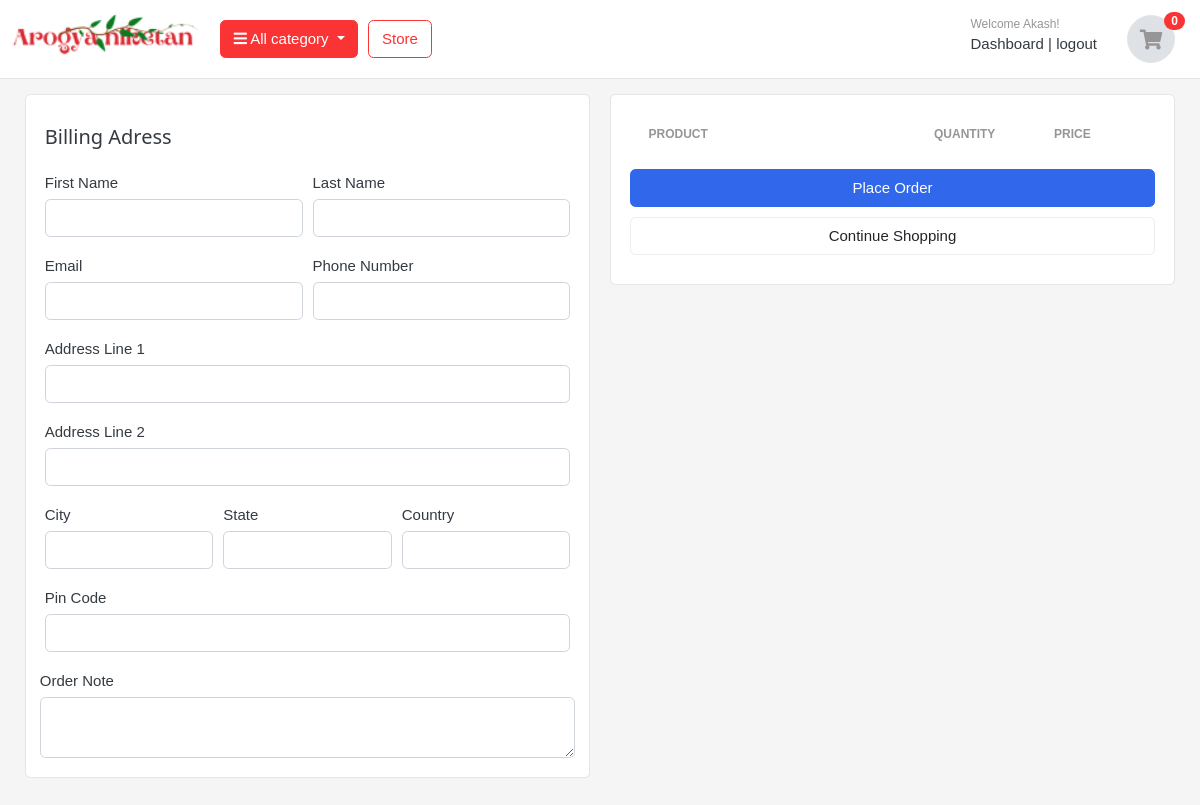
Page /cart/checkout/ (signed in) on the earlier database version.
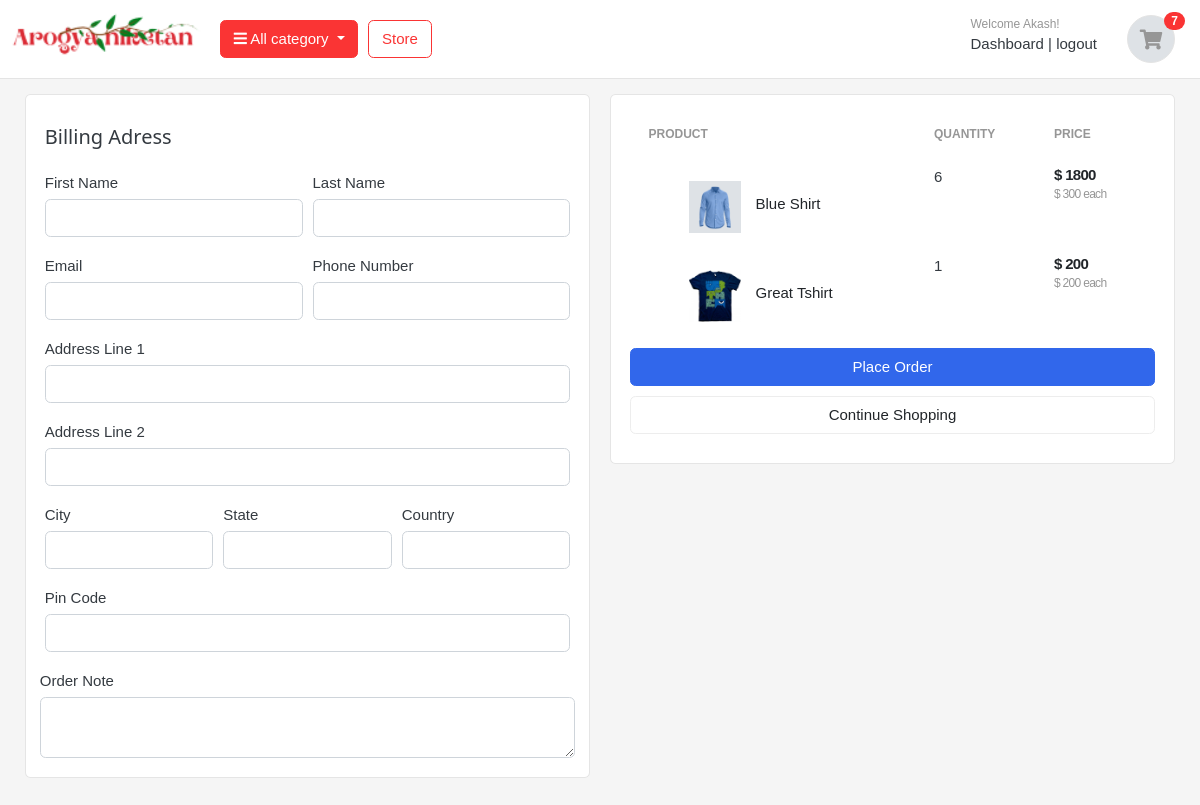
Same page on the later database version.
### carts/models.py (models this page shows)
class CartItem(models.Model):
    user       = models.ForeignKey(Account, on_delete=models.CASCADE, null=True)
    product    = models.ForeignKey(Product, on_delete=models.CASCADE)
    cart       = models.ForeignKey(Cart, on_delete=models.CASCADE, null=True)
    quantity   = models.IntegerField()
    is_active  = models.BooleanField(default=True)
    def sub_total(self):
        return self.product.price * self.quantity

### store/models.py (models this page shows, shortened)
class Product(models.Model):
    product_name     =  models.CharField(max_length=200,unique=True)
    slug             =  models.SlugField(max_length=200,unique=True)
    description      =  models.TextField(max_length=500,blank=True)
    price            =  models.IntegerField()
    images           =  models.ImageField(upload_to='photos/products')
    stock            =  models.IntegerField()
    is_available     =  models.BooleanField(default=True)
    category         =  models.ForeignKey(Category,on_delete=models.CASCADE)
    created_date     =  models.DateTimeField(auto_now_add=True)
    modified_date    =  models.DateTimeField(auto_now=True)
    is_new_arrival     =  models.BooleanField(default=False)
    is_recomended     =  models.BooleanField(default=False)
    def get_url(self):
        return reverse('product_detail', args=[self.category.slug, self.slug])

### carts/views.py (the view)
# urls.py: path('checkout/',views.checkout, name='checkout')
@login_required(login_url='login')
def checkout(request,total=0, quantity=0, cart_items=None):
    try:
        tax=0
        grand_total = 0
        if request.user.is_authenticated:
            cart_items = CartItem.objects.filter(user=request.user, is_active=True)
        else:
            cart = Cart.objects.get(cart_id=__cart_id(request))
            cart_items = CartItem.objects.filter(cart=cart, is_active=True)
        for cart_item in cart_items:
            total += cart_item.product.price * cart_item.quantity
            quantity += cart_item.quantity
        tax = (2 * total) / 100
        grand_total = total + tax
    except ObjectDoesNotExist:
        pass  # Just Ignore
    context = {
        "total": total,
        "quantity": quantity,
        "cart_items": cart_items,
        "tax": tax,
        "grand_total": grand_total,
    }
    return render(request,'store/checkout.html',context)

### carts/context_processors.py (called while the page is built)
def counter(request):
    cart_count = 0
    if 'admin' in request.path:
        return {}
    else:
        try:
            cart = Cart.objects.filter(cart_id=__cart_id(request))
            if request.user.is_authenticated:
                cart_items = CartItem.objects.all().filter(user=request.user)
            else:
                cart_items = CartItem.objects.all().filter(cart=cart[:1])
            for cart_item in cart_items:
                cart_count += cart_item.quantity
        except Cart.DoesNotExist:
            cart_count = 0
    return dict(cart_count=cart_count)

### carts/views.py (called while the page is built)
def __cart_id(request):
    cart = request.session.session_key
    if not cart:
        cart = request.session.create()
    return cart

### category/context_processors.py (called while the page is built)
def menu_links(request):
    links = Category.objects.all()
    return dict(links=links)

### category/models.py (called while the page is built)
    def get_url(self):
        return reverse('products_by_category', args=[self.slug])

### templates/store/checkout.html (shortened to what the changed rows need)
{% extends 'base.html' %}
{% load static %}
{% block content %}
<section class="section-content padding-y bg">
    <div class="container">
    <div class="row" style="margin-top: -25px;">
        <aside class="col-lg-6">
            <div class="card">
            <div class="card-body">
                <table class="table table-borderless table-shopping-cart">
                    <thead class="text-muted">
                    <tr class="small text-uppercase">
                      <th scope="col">Product</th>
                      <th scope="col" width="120">Quantity</th>
                      <th scope="col" width="120">Price</th>
                    </tr>
                    </thead>
                    <tbody>
                    {% for cart_item in cart_items %}
                    <tr>
                        <td>
                            <figure class="itemside align-items-center">
                                <div class="aside"><img src="{{ cart_item.product.images.url }}" class="img-sm"></div>
                                <figcaption class="info">
                                    <a href="{{ cart_item.product.get_url }}" class="title text-dark">{{ cart_item.product.product_name }}</a>
                                </figcaption>
                            </figure>
                        </td>
                        <td>
                                    <label for="">{{cart_item.quantity}}</label>
                        </td>
                        <td>
                            <div class="price-wrap">
                                <var class="price">$ {{ cart_item.sub_total }}</var>
                                <small class="text-muted"> $ {{ cart_item.product.price }} each </small>
                            </div>
                        </td>
                    </tr>
                    {% endfor %}
                    </tbody>
                    </table>
            </div>
            </div>
    </aside>
    </div>
    </div>
    </section>
{% endblock %}

### templates/includes/navbar.html (shortened to what this page needs)
{% load static %}
<section class="header-main border-bottom desktop-view">
	<div class="container">
<div class="row align-items-center">
	<div class="col-lg-2 col-md-3 col-6">
		<a href="{% url 'home' %}" class="brand-wrap">
			<img class="logo" src="{%static 'images/logo.png'%}" style="transform: scale(1.5);">
		</a>
	</div>
	<div class="col-lg col-sm col-md col-6 flex-grow-0">
		<div class="category-wrap dropdown d-inline-block float-right">
			<button type="button" class="btn btn-danger dropdown-toggle" data-toggle="dropdown">
				<i class="fa fa-bars"></i> All category
			</button>
		</div>
	</div>
	<a href="{% url 'store' %}" class="btn btn-outline-danger">Store</a>
	<div class="col-lg-3 col-sm-6 col-8 order-2 order-lg-3">
				<div class="d-flex justify-content-end mb-3 mb-lg-0">
					{% if user.id is not None %}
					<div class="widget-header">
						<small class="title text-muted">Welcome {{user.first_name}}!</small>
						<div>
							<a href="{% url 'dashboard' %}">Dashboard</a> <span class="dark-transp"> | </span>
							<a href="{% url 'logout' %}"> logout</a>
						</div>
					</div>
					{% endif %}
					<a href="{% url 'cart' %}" class="widget-header pl-3 ml-3">
						<div class="icon icon-sm rounded-circle border"><i class="fa fa-shopping-cart"></i></div>
						<span class="badge badge-pill badge-danger notify">{{ cart_count }}</span>
					</a>
				</div>
			</div>
</div>
	</div>
</section>

Differences in the rows shown:
added CartItem: product.images (picture), product.product_name "Blue Shirt", quantity "6", sub_total "1800", product.price "300"
added CartItem: product.images (picture), product.product_name "Great Tshirt", quantity "1", sub_total "200", product.price "200"
Other differences:
{{ cart_count }}: "0" → "7"
